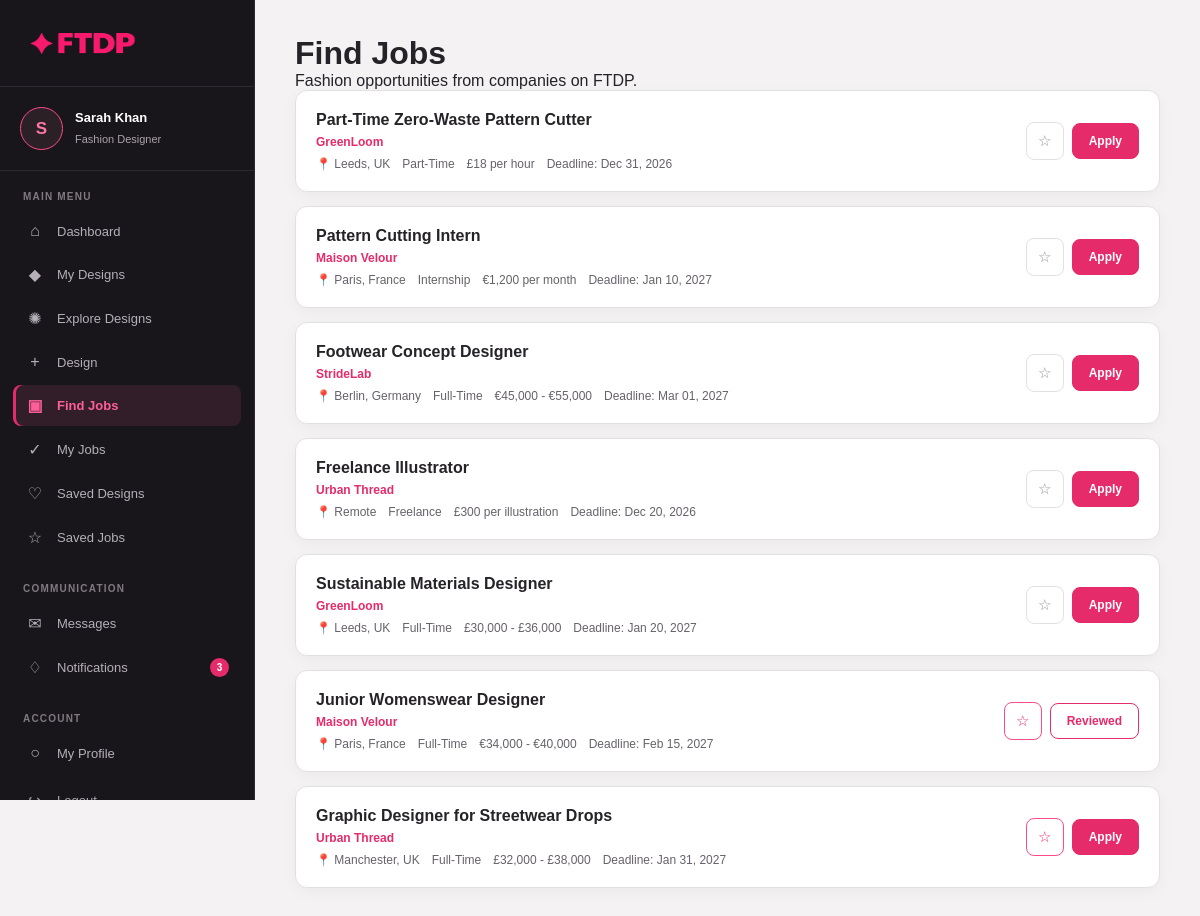
Page /frontend/pages/designer/jobs.php (signed in) on the committed database.
### tables this page shows
CREATE TABLE jobs (
id INT AUTO_INCREMENT PRIMARY KEY,

company_id INT NOT NULL,

title VARCHAR(200) NOT NULL,

description TEXT NOT NULL,

location VARCHAR(150),

salary VARCHAR(100),

employment_type ENUM(
'Full-Time',
'Part-Time',
'Internship',
'Contract',
'Freelance'
),

deadline DATE,

status ENUM('open','closed') NOT NULL DEFAULT 'open',

created_at TIMESTAMP DEFAULT CURRENT_TIMESTAMP,

FOREIGN KEY (company_id)
REFERENCES companies(id)
ON DELETE CASCADE,

INDEX idx_jobs_company_status (company_id, status)
);

CREATE TABLE companies (
id INT AUTO_INCREMENT PRIMARY KEY,

user_id INT NOT NULL,

company_name VARCHAR(150) NOT NULL,

industry VARCHAR(100),

website VARCHAR(255),

company_size VARCHAR(50),

location VARCHAR(150),

description TEXT,

FOREIGN KEY (user_id)
REFERENCES users(id)
ON DELETE CASCADE
);

CREATE TABLE job_applications (
id INT AUTO_INCREMENT PRIMARY KEY,

job_id INT NOT NULL,

designer_id INT NOT NULL,

cover_letter TEXT,

resume VARCHAR(255),

application_status ENUM(
'pending',
'reviewed',
'shortlisted',
'rejected',
'hired'
) DEFAULT 'pending',

applied_at TIMESTAMP DEFAULT CURRENT_TIMESTAMP,

FOREIGN KEY (job_id)
REFERENCES jobs(id)
ON DELETE CASCADE,

FOREIGN KEY (designer_id)
REFERENCES designers(id)
ON DELETE CASCADE,

UNIQUE KEY unique_application (
job_id,
designer_id
),

INDEX idx_applications_job_status (job_id, application_status, applied_at)
);

### backend/designer/jobs.php (called while the page is built, shortened)
<?php
require_once __DIR__ . "/../config/config.php";
require_once __DIR__ . "/db_helpers.php";
$user_id     = (int) $_SESSION["user_id"];
$designer_id = getDesignerId($conn, $user_id);
$jobs_sql = "
    SELECT
        j.id,
        j.title,
        j.description,
        j.location,
        j.salary,
        j.employment_type,
        j.deadline,
        j.created_at,
        c.company_name,
        ja.application_status,
        CASE WHEN ja.id IS NULL THEN 0 ELSE 1 END AS has_applied,
        CASE WHEN sj.id IS NULL THEN 0 ELSE 1 END AS is_saved
    FROM jobs j
    INNER JOIN companies c
        ON c.id = j.company_id
    LEFT JOIN job_applications ja
        ON ja.job_id = j.id AND ja.designer_id = ?
    LEFT JOIN saved_jobs sj
        ON sj.job_id = j.id AND sj.user_id = ?
    WHERE j.status = 'open'
    ORDER BY j.created_at DESC
";
$jobs_stmt = $conn->prepare($jobs_sql);
$jobs_stmt->bind_param(
    "ii",
    $designer_id,
    $user_id
);
$jobs_stmt->execute();
$jobs_result = $jobs_stmt->get_result();
$jobs_data = [];
while ($job = $jobs_result->fetch_assoc()) {
    $jobs_data[] = $job;
}
?>

### backend/designer/db_helpers.php (called while the page is built, shortened)
<?php
function getDesignerId(mysqli $conn, int $user_id): ?int
{
    $sql = "
        SELECT id
        FROM designers
        WHERE user_id = ?
        LIMIT 1
    ";
    $stmt = $conn->prepare($sql);
    $stmt->bind_param("i", $user_id);
    $stmt->execute();
    $result = $stmt->get_result();
    $row = $result->fetch_assoc();
    return $row ? (int) $row["id"] : null;
}
?>

### frontend/pages/designer/jobs.php (the view, shortened to what this page needs)
<?php
require_once __DIR__ . "/../../../backend/designer/jobs.php";
?>
<!DOCTYPE html>
<html lang="en">
<head>
    <link rel="stylesheet" href="../../css/designer_dashboard.css">
    <link rel="stylesheet" href="../../css/designer.css">
    <link rel="stylesheet" href="../../css/jobs.css">
</head>
<body>
<div class="designer-dashboard">
    <?php require_once __DIR__ . "/../../include/designer_sidebar.php"; ?>
    <main class="designer-main">
        <div class="page-heading">
            <h1>Find Jobs</h1>
            <p>Fashion opportunities from companies on FTDP.</p>
        </div>
        <?php if (count($jobs_data) > 0): ?>
            <div class="jobs-list">
                <?php foreach ($jobs_data as $job): ?>
                    <div class="job-card">
                        <div class="job-card-main">
                            <h3><?= htmlspecialchars($job["title"]); ?></h3>
                            <div class="job-card-company"><?= htmlspecialchars($job["company_name"]); ?></div>
                            <div class="job-card-meta">
                                <?php if (!empty($job["location"])): ?>
                                    <span>📍 <?= htmlspecialchars($job["location"]); ?></span>
                                <?php endif; ?>
                                <?php if (!empty($job["employment_type"])): ?>
                                    <span><?= htmlspecialchars($job["employment_type"]); ?></span>
                                <?php endif; ?>
                                <?php if (!empty($job["salary"])): ?>
                                    <span><?= htmlspecialchars($job["salary"]); ?></span>
                                <?php endif; ?>
                                <?php if (!empty($job["deadline"])): ?>
                                    <span>Deadline: <?= date("M d, Y", strtotime($job["deadline"])); ?></span>
                                <?php endif; ?>
                            </div>
                        </div>
                        <div class="job-card-actions">
                            <button
                                type="button"
                                class="save-job-btn <?= $job["is_saved"] ? 'saved' : ''; ?>"
                                data-job-id="<?= (int) $job["id"]; ?>"
                                data-remove-on-unsave="false"
                                title="Save job"
                            >
                                ☆
                            </button>
                            <?php if ($job["has_applied"]): ?>
                                <button type="button" class="apply-btn applied" disabled>
                                    <?= htmlspecialchars(ucfirst($job["application_status"])); ?>
                                </button>
                            <?php else: ?>
                                <button
                                    type="button"
                                    class="apply-btn"
                                    data-job-id="<?= (int) $job["id"]; ?>"
                                    data-job-title="<?= htmlspecialchars($job["title"]); ?>"
                                >
                                    Apply
                                </button>
                            <?php endif; ?>
                        </div>
                    </div>
                <?php endforeach; ?>
            </div>
        <?php endif; ?>
    </main>
</div>
</body>
</html>

### frontend/css/designer_dashboard.css (style rules this page uses)
:root { --pink: #e52b6a; --pink-dark: #c91d58; --pink-light: #ff75a3; --pink-border: #ff4b88; --pink-soft: #fff0f5; --pink-dark-soft: #321e28; --text: #252228; --light-text: #68616b; --muted: #999099; --border: #e4dfe3; --white: #ffffff; --dashboard-bg: #f5f2f4; }
* { margin: 0; padding: 0; box-sizing: border-box; }
html { scroll-behavior: smooth; }
body { font-family: Arial, Helvetica, sans-serif; background: var(--dashboard-bg); color: var(--text); }
.designer-dashboard { min-height: 100vh; display: flex; }
.designer-main { width: calc(100% - 255px); margin-left: 255px; padding: 35px 40px; }

### frontend/css/designer.css (style rules this page uses)
:root { --sidebar-bg: #18161b; --sidebar-border: #2d2930; --sidebar-hover: #292129; --sidebar-active: #321e28; --pink: #e52b6a; --pink-light: #ff75a3; --pink-border: #ff4b88; --sidebar-text: #b5afb7; --sidebar-muted: #817982; --sidebar-white: #ffffff; }

### frontend/css/jobs.css (style rules this page uses)
.jobs-list { display: flex; flex-direction: column; gap: 14px; }
.job-card { display: flex; align-items: center; justify-content: space-between; gap: 16px; flex-wrap: wrap; padding: 20px; background: var(--white); border: 1px solid var(--border); border-radius: 12px; box-shadow: 0 4px 15px rgba(30, 25, 30, 0.04); transition: border-color 0.2s ease, box-shadow 0.2s ease; }
.job-card-main h3 { margin-bottom: 6px; color: var(--text); font-size: 16px; }
.job-card-company { color: var(--pink); font-size: 12px; font-weight: 600; margin-bottom: 8px; }
.job-card-meta { display: flex; flex-wrap: wrap; gap: 12px; color: var(--light-text); font-size: 12px; }
.job-card-meta span { display: flex; align-items: center; gap: 4px; }
.job-card-actions { display: flex; align-items: center; gap: 8px; }
.apply-btn, .details-btn { padding: 10px 16px; border-radius: 8px; border: 1px solid var(--pink); background: var(--pink); color: var(--white); font-size: 12px; font-weight: 600; cursor: pointer; transition: 0.2s ease; }
.apply-btn.applied { background: var(--white); color: var(--pink); cursor: default; }
.save-job-btn { width: 38px; height: 38px; display: flex; align-items: center; justify-content: center; border: 1px solid var(--border); border-radius: 8px; background: var(--white); color: var(--muted); font-size: 15px; cursor: pointer; transition: 0.2s ease; }
.save-job-btn.saved { color: var(--pink); border-color: var(--pink-border); }

### rows in the picture
jobs: title "Part-Time Zero-Waste Pattern Cutter", company.company_name "GreenLoom", location "Leeds, UK", employment_type "Part-Time", salary "£18 per hour", deadline "Dec 31, 2026"
jobs: title "Pattern Cutting Intern", company.company_name "Maison Velour", location "Paris, France", employment_type "Internship", salary "€1,200 per month", deadline "Jan 10, 2027"
jobs: title "Footwear Concept Designer", company.company_name "StrideLab", location "Berlin, Germany", employment_type "Full-Time", salary "€45,000 - €55,000", deadline "Mar 01, 2027"
jobs: title "Freelance Illustrator", company.company_name "Urban Thread", location "Remote", employment_type "Freelance", salary "£300 per illustration", deadline "Dec 20, 2026"
jobs: title "Sustainable Materials Designer", company.company_name "GreenLoom", location "Leeds, UK", employment_type "Full-Time", salary "£30,000 - £36,000", deadline "Jan 20, 2027"
jobs: title "Junior Womenswear Designer", company.company_name "Maison Velour", location "Paris, France", employment_type "Full-Time", salary "€34,000 - €40,000", deadline "Feb 15, 2027", job_applications.application_status "Reviewed"
jobs: title "Graphic Designer for Streetwear Drops", company.company_name "Urban Thread", location "Manchester, UK", employment_type "Full-Time", salary "£32,000 - £38,000", deadline "Jan 31, 2027"

### other values in the picture
mb_substr($user_name, 0, 1) "S"
$user_name "Sarah Khan"
$sb_unread_notifications ?: "" "3"
